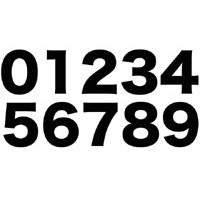
//> input picture number.jpg, 200 x 200 px
$ ./main   (built with g++ and OpenCV 4)
//> lines starting //> are read from the running program, lines starting //| are printed output that depends on the picture; after the words box and inside, x2 and y2 are one past the last pixel; in counts of white or black regions, pixels touching at a corner belong together
#include <opencv2/opencv.hpp>
#include <opencv2/core/core.hpp>
#include <opencv2/imgproc/imgproc.hpp>
#include <opencv2/highgui/highgui.hpp>

int main(void)
{
	// [11 lines of commented-out code are left out]

	cv::Mat src_img = cv::imread("../letter_recognition/number.jpg", 1);
//> src_img is the input picture: 200 rows x 200 cols, CV_8UC3; min 0, max 255, mean 196.7
	if(src_img.empty()) return -1;

	cv::Mat dst_img, work_img;
	dst_img = src_img.clone();
	cv::cvtColor(src_img, work_img, CV_BGR2GRAY);
	cv::GaussianBlur(work_img, work_img, cv::Size(11,11), 2, 2);
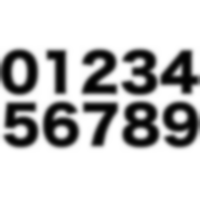
//> work_img: 200 rows x 200 cols, CV_8UC1; min 2, max 255, mean 196.7


	std::vector<cv::Vec3f> circles;
	cv::HoughCircles(work_img, circles, CV_HOUGH_GRADIENT, 1, 5, 1, 50);
//> circles = 2 circles (x, y, radius): [19.5, 66.5, 17.4], [18.5, 76.5, 17.4]

	std::vector<cv::Vec3f>::iterator it = circles.begin();
	for(; it!=circles.end(); ++it) {
		cv::Point center(cv::saturate_cast<int>((*it)[0]), cv::saturate_cast<int>((*it)[1]));
		int radius = cv::saturate_cast<int>((*it)[2]);
		cv::circle(dst_img, center, radius, cv::Scalar(0,0,255), 2);
	}
//> this loop made 2 passes
//> (center, radius) on passes 1 to 2: (Point(20, 66), 17), (Point(18, 76), 17)
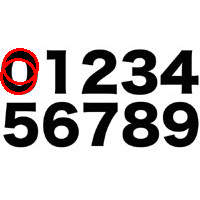
//> dst_img: 200 rows x 200 cols, CV_8UC3; 1.59% of pixels changed, all inside (x1, y1, x2, y2) = (0, 48, 39, 95)
	cv::imshow("hoge", dst_img);
	while(true){
		if(cv::waitKey(32) == 27){
//> the Esc key is pressed
		cv::destroyAllWindows();
		break;
		}
	}
	return 0;
}
